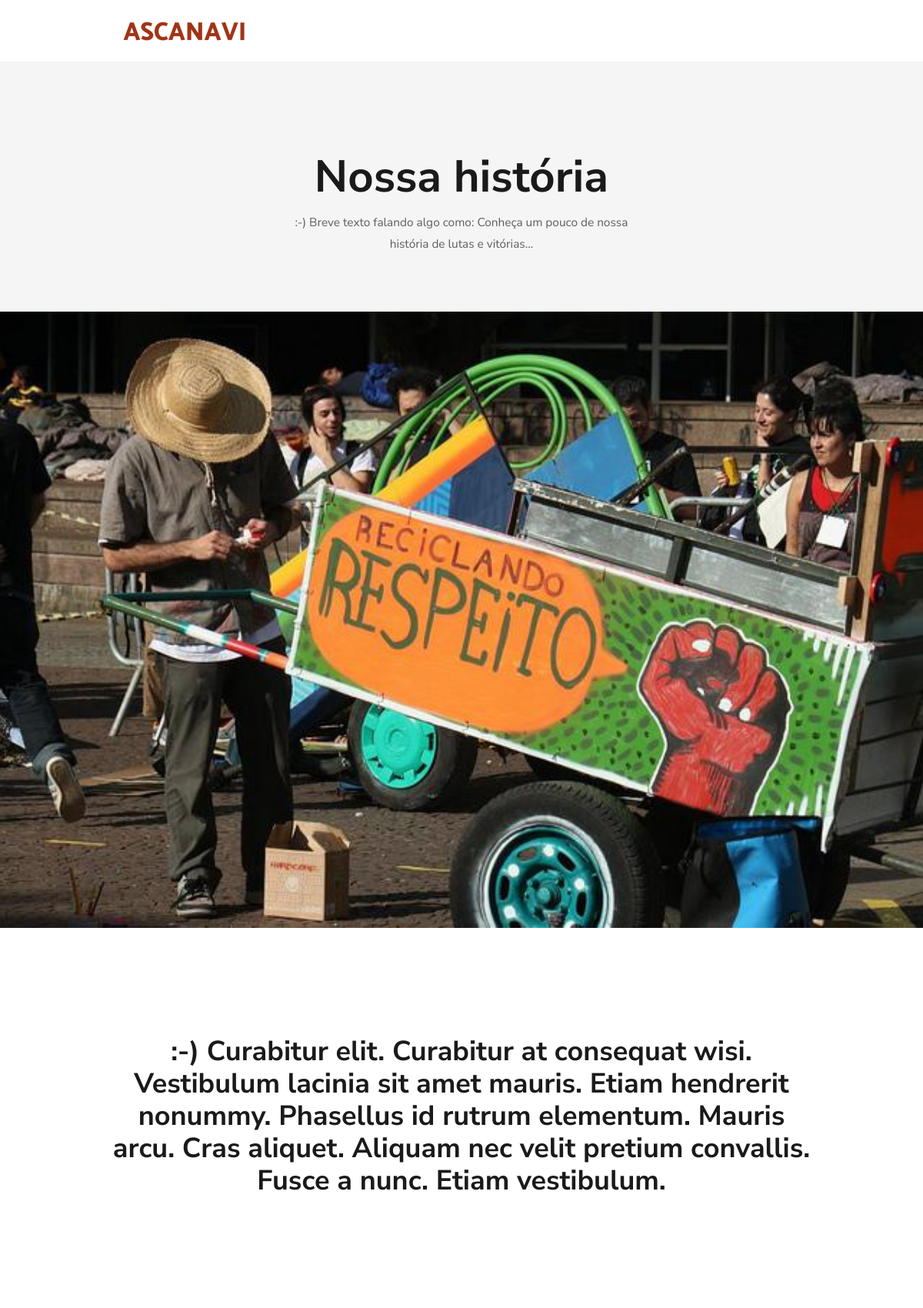
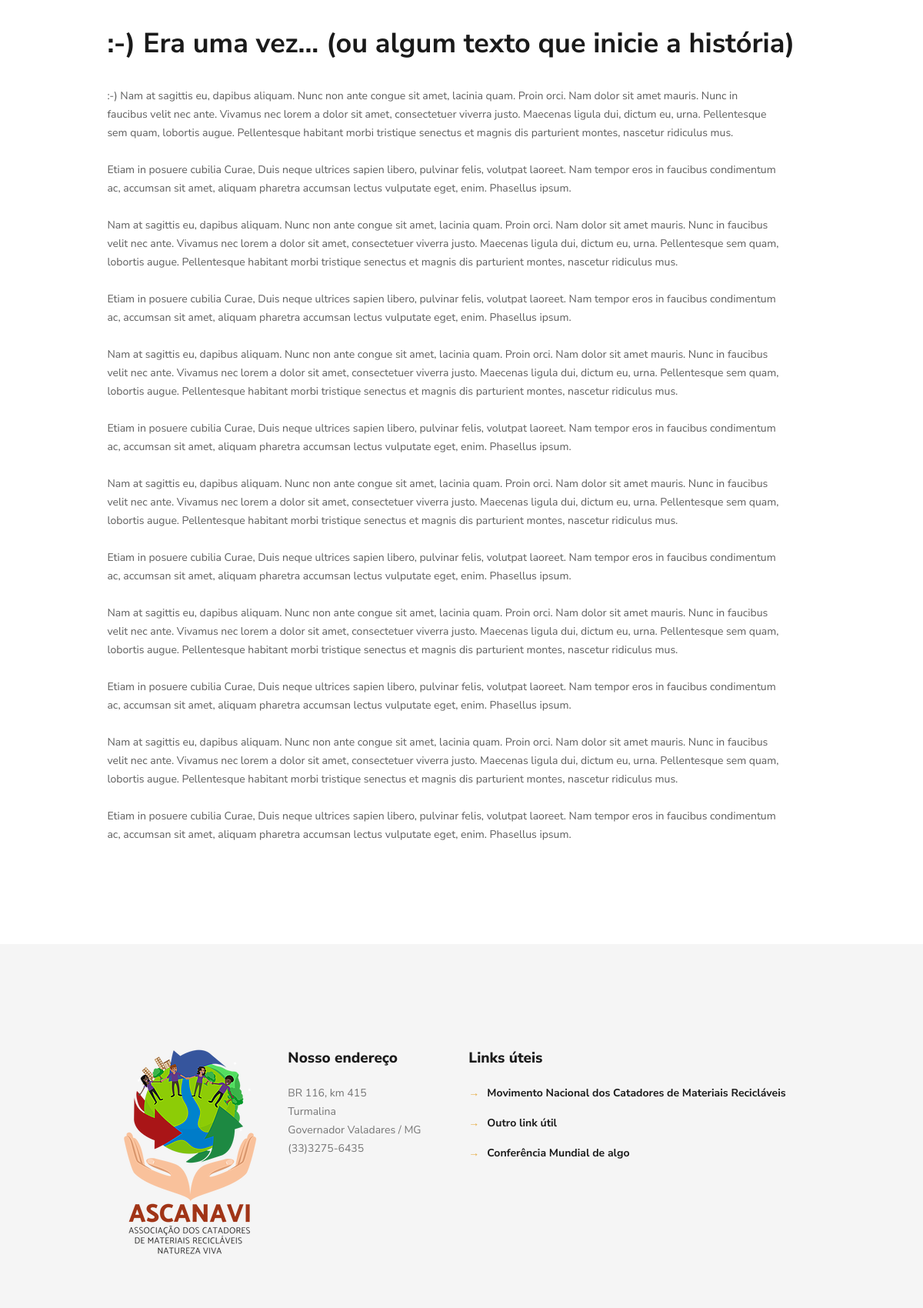
Screenshot of /nossa-historia (upper part) with the database file from the repository (2 pictures, top to bottom).
### core/models.py (models this page shows, shortened)
class NossaHistoria(models.Model):
    subtitulo_cabecalho = models.CharField(verbose_name='subtítulo', max_length=200)
    imagem              = ResizedImageField(size=[1920, 790], upload_to='nossa_historia')
    texto_destaque      = models.TextField(max_length=500)
    titulo_historia     = models.CharField(max_length=200)
    historia            = models.TextField()
    class Meta:
        verbose_name        = 'nossa história'
        verbose_name_plural = 'nossa história'

### core/views.py (the view)
# urls.py: url(r'^nossa-historia$', nossahistoria, name='nossa-historia'),
def nossahistoria(request):
    try:
        reg = NossaHistoria.objects.latest('id')
    except NossaHistoria.DoesNotExist:
        reg = None
    context = {'reg': reg}
    return render(request, 'nossa-historia.html', context)

### core/context_processors.py (called while the page is built)
def contato(request):
    from core.models import Contato
    try:
        contato = Contato.objects.latest('id')
    except Contato.DoesNotExist:
        contato = None
    return {
        'contato': contato,
    }

### templates/nossa-historia.html (shortened to what this page needs)
{% load static %}
<!DOCTYPE html>
<html class="no-js">
<head>
    <link rel='stylesheet' href="{% static 'core/css/global.css' %}">
    <link rel='stylesheet' href="{% static 'core/css/structure.css' %}">
    <link rel='stylesheet' href="{% static 'core/css/home.css' %}">
    <link rel='stylesheet' href="{% static 'core/css/custom.css' %}">
</head>
<body class="color-custom style-simple layout-full-width nice-scroll-on button-flat if-zoom if-border-hide no-content-padding hide-love header-classic minimalist-header-no sticky-header sticky-tb-color ab-hide subheader-both-center menu-link-color menuo-no-borders menuo-right mobile-tb-left mobile-side-slide mobile-mini-mr-lc mobile-header-mini mobile-sticky">
    <div id="Wrapper">
        {% include 'header.html' %}
        <div id="Content">
            <div class="content_wrapper clearfix">
                <div class="sections_group">
                    <div class="entry-content">
                        <div class="section mcb-section" style="padding-top:120px; padding-bottom:20px; background-color:#f5f5f5; background-image:url{% static 'core/images/home_home_sectionbg2.png' %}); background-repeat:no-repeat; background-position:center top;">
                            <div class="section_wrapper mcb-section-inner">
                                <div class="wrap mcb-wrap one  valign-top clearfix">
                                    <div class="mcb-wrap-inner">
                                        <div class="column mcb-column one-fourth column_placeholder">
                                            <div class="placeholder">
                                            </div>
                                        </div>
                                        <div class="column mcb-column one-second column_column ">
                                            <div class="column_attr clearfix align_center">
                                                <h2>Nossa história</h2>
                                                <p class="big">
                                                    {% if reg %}
                                                        {{ reg.subtitulo_cabecalho }}
                                                    {% endif %}
                                                </p>
                                            </div>
                                        </div>
                                    </div>
                                </div>
                            </div>
                        </div>
                        <div class="section mcb-section full-width no-margin-h no-margin-v  " style="padding-top:0px; padding-bottom:0px;">
                            <div class="section_wrapper mcb-section-inner">
                                <div class="wrap mcb-wrap one  valign-top clearfix">
                                    <div class="mcb-wrap-inner">
                                        <div class="column mcb-column one column_image ">
                                            <div class="image_frame image_item no_link scale-with-grid aligncenter no_border">
                                                <div class="image_wrapper"><img class="scale-with-grid" src="{% static 'core/images/nossa-historia.jpg' %}" alt="nossa história" width="1920" height="790" />
                                                </div>
                                            </div>
                                        </div>
                                    </div>
                                </div>
                            </div>
                        </div>
                        <div class="section mcb-section" style="padding-top:140px; padding-bottom:90px;">
                            <div class="section_wrapper mcb-section-inner">
                                <div class="wrap mcb-wrap one  valign-top clearfix">
                                    <div class="mcb-wrap-inner">
                                        <div class="column mcb-column one column_column ">
                                            <div class="column_attr clearfix align_center">
                                                <h3>
                                                    {% if reg %}
                                                        {{ reg.texto_destaque }}
                                                    {% endif %}
                                                </h3>
                                            </div>
                                        </div>
                                        <div class="column mcb-column one column_divider ">
                                            <hr class="no_line" style="margin: 0 auto 60px;" />
                                        </div>
                                        <div class="column mcb-column one-sixth column_placeholder">
                                            <div class="placeholder">
                                            </div>
                                        </div>
                                        <div class="column mcb-column one column_column column-margin-20px">
                                            <div class="column_attr clearfix">
                                                <h3>
                                                    {% if reg %}
                                                        {{ reg.titulo_historia }}
                                                    {% endif %}
                                                </h3>
                                            </div>
                                        </div>
                                        <div class="column mcb-column one column_column ">
                                            <div class="column_attr clearfix" style=" padding:0 5% 0 0;">
                                                {% if reg %}
                                                    {% autoescape off %}
                                                        {{ reg.historia }}
                                                    {% endautoescape %}
                                                {% endif %}
                                            </div>
                                        </div>
                                    </div>
                                </div>
                            </div>
                        </div>
                    </div>
                </div>
            </div>
        </div>
        {% include 'footer.html' %}
    </div>
</body>
</html>

### core/static/core/css/home.css (style rules this page uses)
body, ul.timeline_items, .icon_box a .desc, .icon_box a:hover .desc, .feature_list ul li a, .list_item a, .list_item a:hover, .widget_recent_entries ul li a, .flat_box a, .flat_box a:hover, .story_box .desc, .content_slider.carouselul li a .title, .content_slider.flat.description ul li .desc, .content_slider.flat.description ul li a .desc, .post-nav.minimal a i { color: #5e5e5e; }
h2, h2 a, h2 a:hover { color: #1a1a1a; }
h3, h3 a, h3 a:hover { color: #1a1a1a; }
.image_frame { border-color: #f8f8f8; }
html { background-color: #fff; }
#Wrapper, #Content { background-color: #fff; }
body, button, span.date_label, .timeline_items li h3 span, input[type="submit"], input[type="reset"], input[type="button"], input[type="text"], input[type="password"], input[type="tel"], input[type="email"], textarea, select, .offer_li .title h3 { font-family: "Nunito Sans", Arial, Tahoma, sans-serif; }
h1, h2, h3, h4, .text-logo #logo { font-family: "Nunito Sans", Arial, Tahoma, sans-serif; }
body { font-size: 14px; line-height: 24px; font-weight: 400; letter-spacing: 0px; }
h2 { font-size: 58px; line-height: 60px; font-weight: 700; letter-spacing: 0px; }
h3 { font-size: 36px; line-height: 42px; font-weight: 700; letter-spacing: 0px; }
.section.no-margin .column, .section.no-margin-v .column { margin-bottom: 0; }

### rows the page displays
NossaHistoria: subtitulo_cabecalho ":-) Breve texto falando algo como: Conheça um pouco de nossa história de lutas e vitórias...", texto_destaque ":-) Curabitur elit. Curabitur at consequat wisi. Vestibulum lacinia sit amet mauris. Etiam hendrerit nonummy. Phasellus id rutrum elementum. Mauris arcu. Cras aliquet. Aliquam nec velit pretium convallis. Fusce a nunc. Etiam vestibulum.", titulo_historia ":-) Era uma vez... (ou algum texto que inicie a história)", historia ":-) Nam at sagittis eu, dapibus aliquam. Nunc non ante congue sit amet, lacinia quam. Proin orci. Nam dolor sit amet mauris. Nunc in faucibus velit nec ante. Vivamus nec lorem a dolor sit amet, consectetuer viverra justo. Maecenas ligula dui, dictum eu, urna. Pellentesque sem quam, lobortis augue. Pellentesque habitant morbi tristique senectus et magnis dis parturient montes, nascetur ridiculus mus. Etiam in posuere cubilia Curae, Duis neque ultrices sapien libero, pulvinar felis, volutpat laoreet. Nam tempor eros in faucibus condimentum ac, accumsan sit amet, aliquam pharetra accumsan lectus vulputate eget, enim. Phasellus ipsum. Nam at sagittis eu, dapibus aliquam. Nunc non ante congue…"
